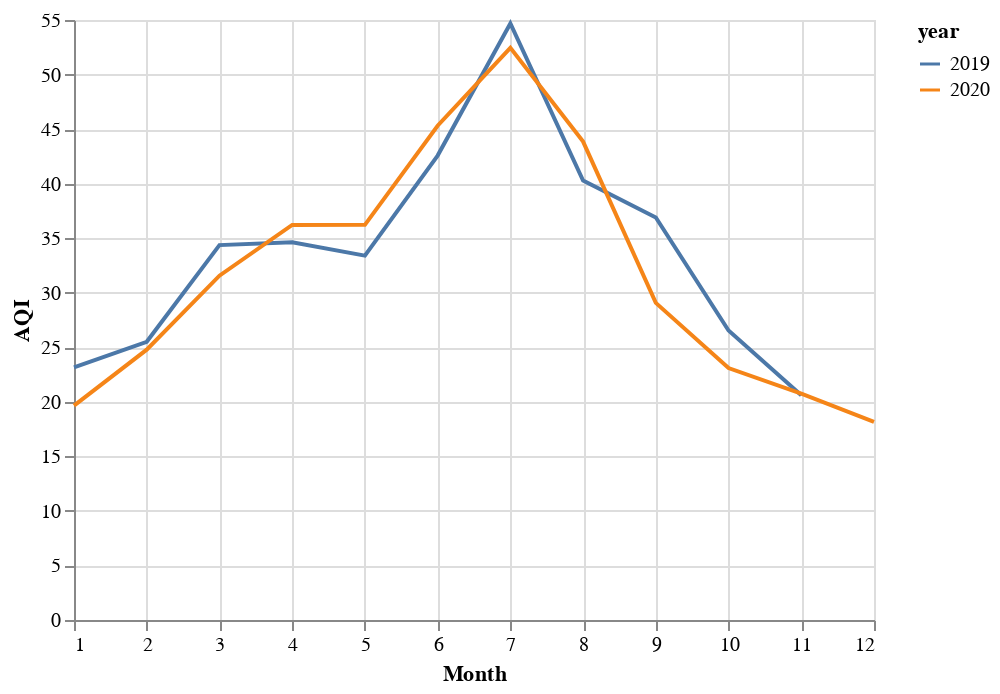

The notebook cell this image was saved under:
### Code cell
ozone_2020 = pd.read_csv("../../data/final/epa_air_params/ozone_2020_avg_df.csv")
ozone_2020_chart = alt.Chart(ozone_2020).mark_line().encode(
    alt.X("month", title="Month"),
    alt.Y("aqi", title="AQI"),
    color="year:N"
)
ozone_2019_chart + ozone_2020_chart

### Figure 1 — Vega-Lite specification as saved in the notebook (floating-point values rounded to 4 significant figures)
{"config": {"view": {"continuousWidth": 400, "continuousHeight": 300}}, "layer": [{"data": {"name": "data-fc1f5187f98d1cd7ded119fb9add90c6"}, "mark": "line", "encoding": {"color": {"type": "nominal", "field": "year"}, "x": {"type": "quantitative", "field": "month", "title": "Month"}, "y": {"type": "quantitative", "field": "aqi", "title": "AQI"}}}, {"data": {"name": "data-68b30bc7164a39c02f806afedd1af6bf"}, "mark": "line", "encoding": {"color": {"type": "nominal", "field": "year"}, "x": {"type": "quantitative", "field": "month", "title": "Month"}, "y": {"type": "quantitative", "field": "aqi", "title": "AQI"}}}], "$schema": "https://vega.github.io/schema/vega-lite/v4.8.1.json", "datasets": {"data-fc1f5187f98d1cd7ded119fb9add90c6": [{"date_month": "2019-08-01", "aqi": 40.29, "arithmetic_mean": 0.03116, "units_of_measure": "Parts per million", "parameter": "Ozone", "year": 2019, "month": 8}, {"date_month": "2019-04-01", "aqi": 34.63, "arithmetic_mean": 0.02962, "units_of_measure": "Parts per million", "parameter": "Ozone", "year": 2019, "month": 4}, {"date_month": "2019-01-01", "aqi": 23.15, "arithmetic_mean": 0.01871, "units_of_measure": "Parts per million", "parameter": "Ozone", "year": 2019, "month": 1}, {"date_month": "2019-03-01", "aqi": 34.37, "arithmetic_mean": 0.0295, "units_of_measure": "Parts per million", "parameter": "Ozone", "year": 2019, "month": 3}, {"date_month": "2019-02-01", "aqi": 25.5, "arithmetic_mean": 0.02111, "units_of_measure": "Parts per million", "parameter": "Ozone", "year": 2019, "month": 2}, {"date_month": "2019-10-01", "aqi": 26.54, "arithmetic_mean": 0.02165, "units_of_measure": "Parts per million", "parameter": "Ozone", "year": 2019, "month": 10}, {"date_month": "2019-09-01", "aqi": 36.9, "arithmetic_mean": 0.02701, "units_of_measure": "Parts per million", "parameter": "Ozone", "year": 2019, "month": 9}, {"date_month": "2019-05-01", "aqi": 33.4, "arithmetic_mean": 0.02749, "units_of_measure": "Parts per million", "parameter": "Ozone", "year": 2019, "month": 5}, {"date_month": "2019-11-01", "aqi": 20.61, "arithmetic_mean": 0.01618, "units_of_measure": "Parts per million", "parameter": "Ozone", "year": 2019, "month": 11}, {"date_month": "2019-06-01", "aqi": 42.57, "arithmetic_mean": 0.03166, "units_of_measure": "Parts per million", "parameter": "Ozone", "year": 2019, "month": 6}, {"date_month": "2019-07-01", "aqi": 54.68, "arithmetic_mean": 0.03566, "units_of_measure": "Parts per million", "parameter": "Ozone", "year": 2019, "month": 7}], "data-68b30bc7164a39c02f806afedd1af6bf": [{"date_month": "2020-01-01", "aqi": 19.65, "arithmetic_mean": 0.01476, "units_of_measure": "Parts per million", "parameter": "Ozone", "year": 2020, "month": 1}, {"date_month": "2020-12-01", "aqi": 18.16, "arithmetic_mean": 0.01383, "units_of_measure": "Parts per million", "parameter": "Ozone", "year": 2020, "month": 12}, {"date_month": "2020-06-01", "aqi": 45.31, "arithmetic_mean": 0.03239, "units_of_measure": "Parts per million", "parameter": "Ozone", "year": 2020, "month": 6}, {"date_month": "2020-09-01", "aqi": 29.07, "arithmetic_mean": 0.02268, "units_of_measure": "Parts per million", "parameter": "Ozone", "year": 2020, "month": 9}, {"date_month": "2020-07-01", "aqi": 52.45, "arithmetic_mean": 0.03462, "units_of_measure": "Parts per million", "parameter": "Ozone", "year": 2020, "month": 7}, {"date_month": "2020-03-01", "aqi": 31.56, "arithmetic_mean": 0.02767, "units_of_measure": "Parts per million", "parameter": "Ozone", "year": 2020, "month": 3}, {"date_month": "2020-10-01", "aqi": 23.1, "arithmetic_mean": 0.01807, "units_of_measure": "Parts per million", "parameter": "Ozone", "year": 2020, "month": 10}, {"date_month": "2020-04-01", "aqi": 36.21, "arithmetic_mean": 0.03288, "units_of_measure": "Parts per million", "parameter": "Ozone", "year": 2020, "month": 4}, {"date_month": "2020-02-01", "aqi": 24.78, "arithmetic_mean": 0.01867, "units_of_measure": "Parts per million", "parameter": "Ozone", "year": 2020, "month": 2}, {"date_month": "2020-08-01", "aqi": 43.85, "arithmetic_mean": 0.03036, "units_of_measure": "Parts per million", "parameter": "Ozone", "year": 2020, "month": 8}, {"date_month": "2020-11-01", "aqi": 20.74, "arithmetic_mean": 0.01565, "units_of_measure": "Parts per million", "parameter": "Ozone", "year": 2020, "month": 11}, {"date_month": "2020-05-01", "aqi": 36.23, "arithmetic_mean": 0.03136, "units_of_measure": "Parts per million", "parameter": "Ozone", "year": 2020, "month": 5}]}}
